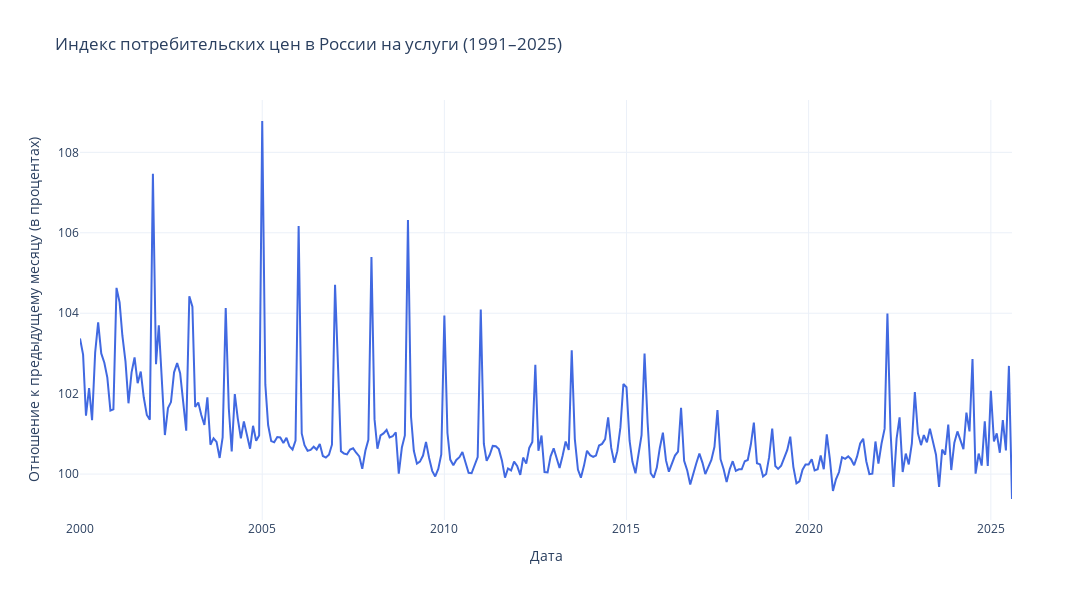

Here is the notebook cell this chart was saved with:
### Code cell
plot_2d_interactive(
    x=df_melted['date'],
    y=df_melted['cpi'],
    xlabel="Дата",
    ylabel="Отношение к предыдущему месяцу (в процентах)",
    title=f"Индекс потребительских цен в России на услуги (1991–2025)"
)

### Figure 1 — Plotly figure (JSON) as saved in the notebook; plotly's stock layout.template omitted (floating-point values rounded to 4 significant figures; data arrays with more than 128 entries replaced by an {"elided": "..."} marker saying what was removed)
{"data": [{"hovertemplate": "Дата: %{x}<br>Значение: %{y:.4f} <extra></extra>", "line": {"color": "royalblue", "width": 2}, "mode": "lines", "x": {"elided": "308 str values"}, "y": {"elided": "308 float values"}, "type": "scatter"}], "layout": {"title": {"text": "Индекс потребительских цен в России на услуги (1991–2025)"}, "xaxis": {"title": {"text": "Дата"}}, "yaxis": {"title": {"text": "Отношение к предыдущему месяцу (в процентах)"}}, "hovermode": "x unified", "width": 1100, "height": 600}}
